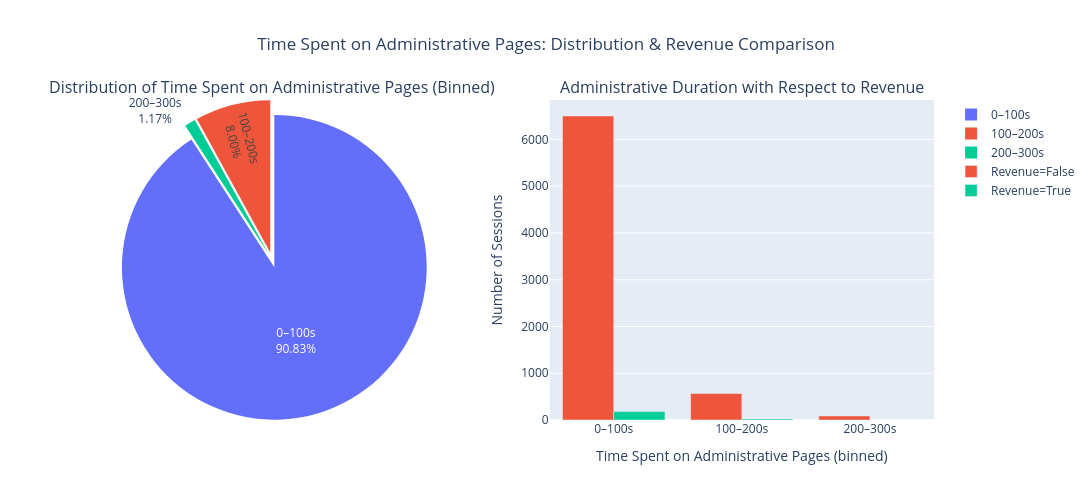

Here is the notebook cell this chart was saved with:
### Code cell
bins = [0, 100, 200, 300]
labels = ["0–100s", "100–200s", "200–300s"]

df_cleaned["AdminDur_bin"] = pd.cut(
    df_cleaned["Administrative_Duration"],
    bins=bins,
    labels=labels,
    include_lowest=True,
    right=True
)

# Counts per bin for pie chart
dur_counts = df_cleaned["AdminDur_bin"].value_counts().sort_index().reset_index()
dur_counts.columns = ["AdminDur_bin", "Count"]

# Counts per bin + Revenue for grouped bar
dur_rev = (
    df_cleaned.groupby(["AdminDur_bin", "Revenue"])
             .size()
             .reset_index(name="Count")
             .sort_values("AdminDur_bin")
)

fig = make_subplots(
    rows=1,
    cols=2,
    specs=[[{"type": "domain"}, {"type": "xy"}]],
    subplot_titles=(
        "Distribution of Time Spent on Administrative Pages (Binned)",
        "Administrative Duration with Respect to Revenue"
    )
)

# LEFT
fig.add_trace(
    go.Pie(
        labels=dur_counts["AdminDur_bin"],
        values=dur_counts["Count"],
        textinfo="percent+label",
        texttemplate="%{label}<br>%{percent:.2%}",
        pull=[0.05] * len(dur_counts)
    ),
    row=1,
    col=1
)

# RIGHT
for val, name in [(False, "Revenue=False"), (True, "Revenue=True")]:
    sub = dur_rev[dur_rev["Revenue"] == val]
    fig.add_trace(
        go.Bar(
            x=sub["AdminDur_bin"],
            y=sub["Count"],
            name=name
        ),
        row=1,
        col=2
    )

fig.update_layout(
    title_text="Time Spent on Administrative Pages: Distribution & Revenue Comparison",
    title_x=0.5,
    barmode="group",
    height=500,
    width=1100
)

fig.update_xaxes(title_text="Time Spent on Administrative Pages (binned)", row=1, col=2)
fig.update_yaxes(title_text="Number of Sessions", row=1, col=2)

fig.show()

### Figure 1 — Plotly figure (JSON) as saved in the notebook; plotly's stock layout.template omitted (floating-point values rounded to 4 significant figures)
{"data": [{"domain": {"x": [0, 0.45], "y": [0, 1]}, "labels": ["0–100s", "100–200s", "200–300s"], "pull": [0.05, 0.05, 0.05], "textinfo": "percent+label", "texttemplate": "%{label}<br>%{percent:.2%}", "type": "pie", "values": [6680, 588, 86]}, {"name": "Revenue=False", "type": "bar", "x": ["0–100s", "100–200s", "200–300s"], "xaxis": "x", "y": [6500, 566, 86], "yaxis": "y"}, {"name": "Revenue=True", "type": "bar", "x": ["0–100s", "100–200s", "200–300s"], "xaxis": "x", "y": [180, 22, 0], "yaxis": "y"}], "layout": {"annotations": [{"font": {"size": 16}, "showarrow": false, "text": "Distribution of Time Spent on Administrative Pages (Binned)", "x": 0.225, "xanchor": "center", "xref": "paper", "y": 1, "yanchor": "bottom", "yref": "paper"}, {"font": {"size": 16}, "showarrow": false, "text": "Administrative Duration with Respect to Revenue", "x": 0.775, "xanchor": "center", "xref": "paper", "y": 1, "yanchor": "bottom", "yref": "paper"}], "barmode": "group", "height": 500, "title": {"text": "Time Spent on Administrative Pages: Distribution & Revenue Comparison", "x": 0.5}, "width": 1100, "xaxis": {"anchor": "y", "domain": [0.55, 1], "title": {"text": "Time Spent on Administrative Pages (binned)"}}, "yaxis": {"anchor": "x", "domain": [0, 1], "title": {"text": "Number of Sessions"}}}}
